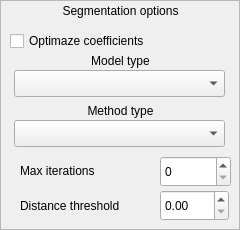
<?xml version="1.0" encoding="UTF-8"?>
<ui version="4.0">
 <class>SegmentationOptionView</class>
 <widget class="QWidget" name="SegmentationOptionView">
  <property name="geometry">
   <rect>
    <x>0</x>
    <y>0</y>
    <width>240</width>
    <height>230</height>
   </rect>
  </property>
  <property name="windowTitle">
   <string>Form</string>
  </property>
  <widget class="QFrame" name="frame">
   <property name="geometry">
    <rect>
     <x>0</x>
     <y>0</y>
     <width>240</width>
     <height>230</height>
    </rect>
   </property>
   <property name="frameShape">
    <enum>QFrame::StyledPanel</enum>
   </property>
   <property name="frameShadow">
    <enum>QFrame::Raised</enum>
   </property>
   <widget class="QLabel" name="lblDistanceThreshold">
    <property name="geometry">
     <rect>
      <x>20</x>
      <y>190</y>
      <width>141</width>
      <height>31</height>
     </rect>
    </property>
    <property name="text">
     <string>Distance threshold</string>
    </property>
    <property name="alignment">
     <set>Qt::AlignLeading|Qt::AlignLeft|Qt::AlignVCenter</set>
    </property>
   </widget>
   <widget class="QComboBox" name="cmbModelType">
    <property name="geometry">
     <rect>
      <x>14</x>
      <y>70</y>
      <width>211</width>
      <height>27</height>
     </rect>
    </property>
    <property name="editable">
     <bool>false</bool>
    </property>
   </widget>
   <widget class="QSpinBox" name="spnMaxIterations">
    <property name="geometry">
     <rect>
      <x>160</x>
      <y>156</y>
      <width>71</width>
      <height>31</height>
     </rect>
    </property>
   </widget>
   <widget class="QLabel" name="lblMaxIterations">
    <property name="geometry">
     <rect>
      <x>20</x>
      <y>160</y>
      <width>121</width>
      <height>21</height>
     </rect>
    </property>
    <property name="text">
     <string>Max iterations</string>
    </property>
    <property name="alignment">
     <set>Qt::AlignLeading|Qt::AlignLeft|Qt::AlignVCenter</set>
    </property>
   </widget>
   <widget class="QLabel" name="lblModelType">
    <property name="geometry">
     <rect>
      <x>20</x>
      <y>50</y>
      <width>201</width>
      <height>21</height>
     </rect>
    </property>
    <property name="text">
     <string>Model type</string>
    </property>
    <property name="alignment">
     <set>Qt::AlignCenter</set>
    </property>
   </widget>
   <widget class="QDoubleSpinBox" name="spnDistanceThreshold">
    <property name="geometry">
     <rect>
      <x>160</x>
      <y>190</y>
      <width>69</width>
      <height>31</height>
     </rect>
    </property>
   </widget>
   <widget class="QCheckBox" name="chkOptimazeCoef">
    <property name="geometry">
     <rect>
      <x>10</x>
      <y>30</y>
      <width>221</width>
      <height>22</height>
     </rect>
    </property>
    <property name="text">
     <string>Optimaze coefficients</string>
    </property>
   </widget>
   <widget class="QLabel" name="lblMethodType">
    <property name="geometry">
     <rect>
      <x>20</x>
      <y>100</y>
      <width>201</width>
      <height>21</height>
     </rect>
    </property>
    <property name="text">
     <string>Method type</string>
    </property>
    <property name="alignment">
     <set>Qt::AlignCenter</set>
    </property>
   </widget>
   <widget class="QComboBox" name="cmbMethodType">
    <property name="geometry">
     <rect>
      <x>14</x>
      <y>120</y>
      <width>211</width>
      <height>27</height>
     </rect>
    </property>
   </widget>
   <widget class="QLabel" name="lblSegmentationOptions">
    <property name="geometry">
     <rect>
      <x>10</x>
      <y>0</y>
      <width>221</width>
      <height>21</height>
     </rect>
    </property>
    <property name="text">
     <string>Segmentation options</string>
    </property>
    <property name="alignment">
     <set>Qt::AlignCenter</set>
    </property>
   </widget>
  </widget>
 </widget>
 <resources/>
 <connections/>
</ui>
